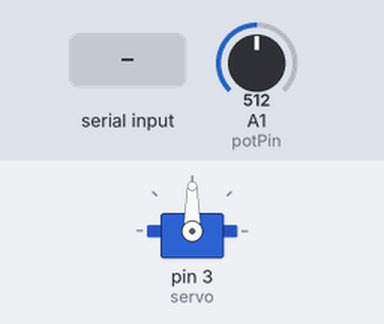
Bench run of a sketch on a simulated Arduino Uno, built with avr-gcc and run on an emulated ATmega328P. Shown: servo. Inputs (shaded band) come from the test bench; at power-on: A1 (potPin) = 512. What the sketch prints to the serial monitor is not drawn.

Above: at 1.2 s.
1.3 s: "90,45\n" received over Serial
At 1.6 s:
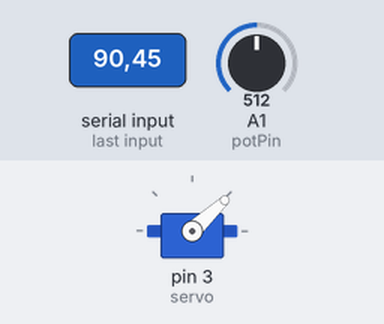
2.8 s: "30,150\n" received over Serial
At 4.0 s:
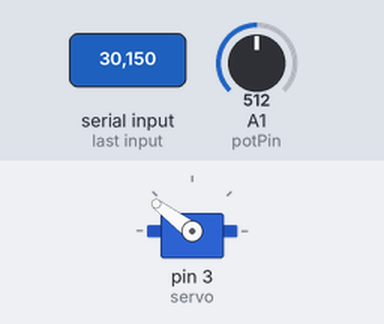
4.3 s: "5\n" received over Serial
At 5.0 s:
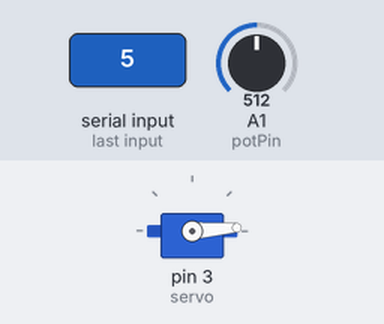
5.8 s: "200\n" received over Serial
At 6.2 s:
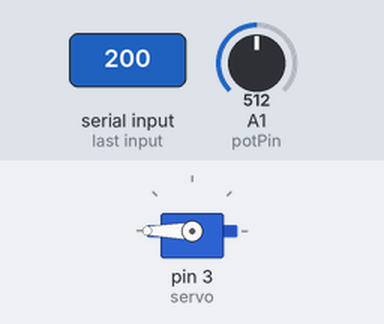
7.3 s: "90\n" received over Serial
At 8.5 s:
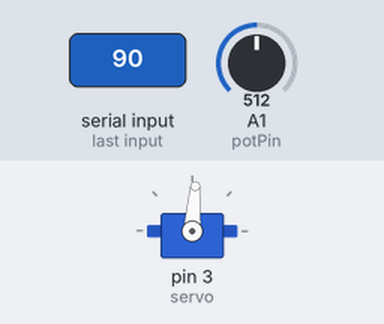
Timing chart, 0 to 9.8 s (numbered marks = the images above; inputs shaded):
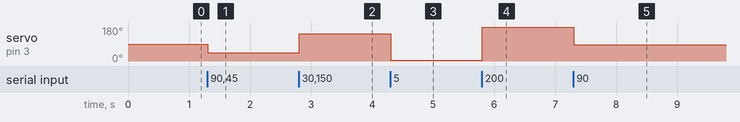

The sketch:

arduino-code.ino
```cpp
#include <Servo.h>

// potentiometer variables
const int potPin = A1;
int potVal = 0,
    potPrevValue = 0;

// servo variables
Servo servo;
int servoVal = 0;

void setup(){
  servo.attach(3);
  Serial.begin(9600); // 115200
//  Serial.setTimeout(50);
}

void loop(){

  potVal = analogRead(potPin);
  if(potVal != potPrevValue) {
    Serial.println(map(potVal, 0, 1023, 0, 100));
    potPrevValue = potVal;
    Serial.flush();
  }

  if(Serial.available() > 0) {
    servoVal = Serial.parseInt();

    // fix bug
    if(Serial.available() > 0)
      Serial.read();

    servo.write(map(servoVal, 0, 180, 0, 172)); //172
  }
}
```

Measured:
- after the input at 1.3 s, servo on pin 3 (servo): 90° → 43° at once
- after the input at 2.8 s, servo on pin 3 (servo): 43° → 143° at once
- after the input at 4.3 s, servo on pin 3 (servo): 143° → 4° at once
- after the input at 5.8 s, servo on pin 3 (servo): 4° → 180° at once
- after the input at 7.3 s, servo on pin 3 (servo): 180° → 86° at once
